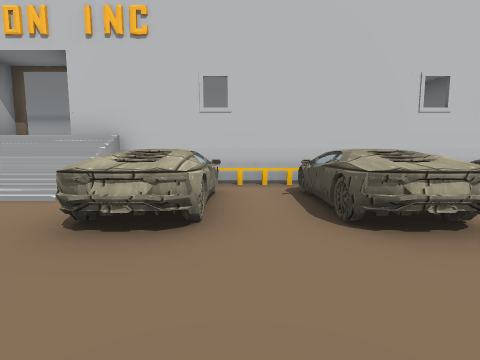
View 1 (above)

23 first-person views from a walk through a 3-D level made in the Unity game engine. The camera is 1.3 m above the floor, tilts 6° down and sees 85° across. The floor is counted in squares, 2 m on a side. Each view is taken from the middle of a square. On the plan, view 1 faces up. The plan holds only what a view shows up to about 9 squares ahead; the rest is blank. The place goes on beyond the plan. The player character is not drawn. Door leaves are left out, so doorways stand open. Some surface patterns are stand-ins.

View 2
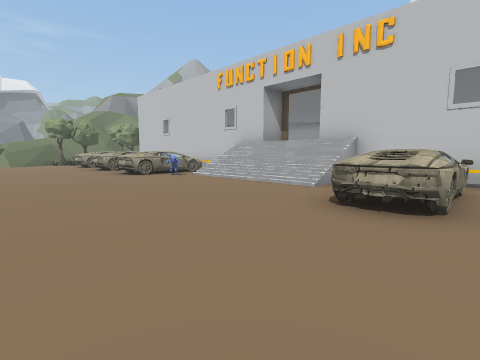

View 3
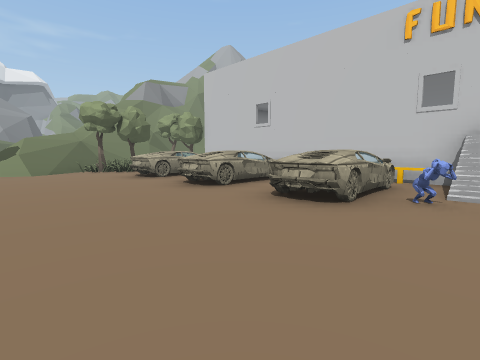

View 4
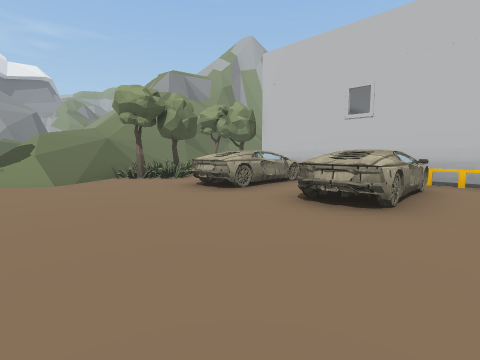

View 5
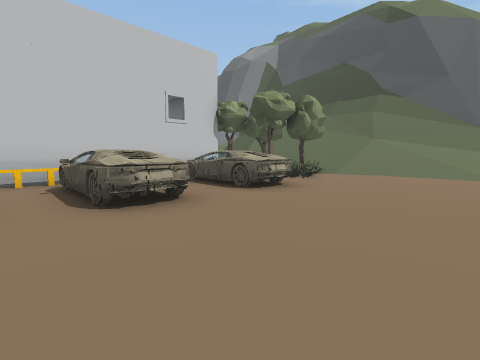

View 6
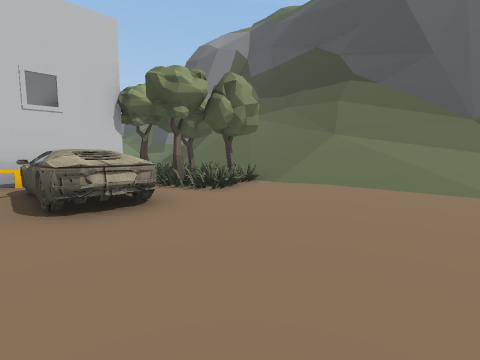

View 7
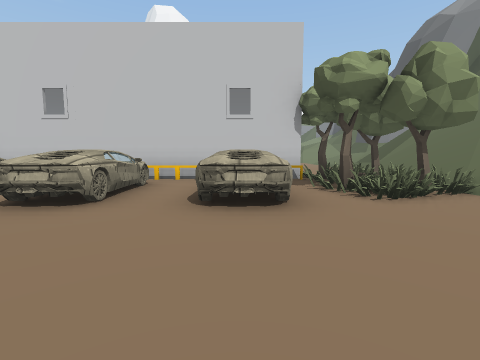

View 8
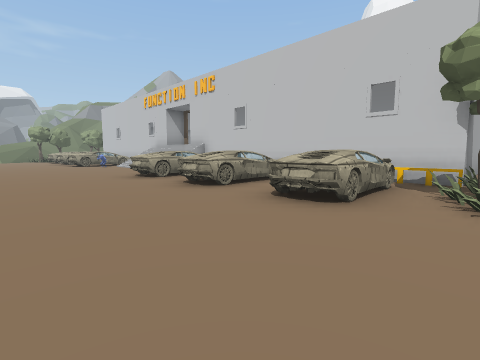

View 9
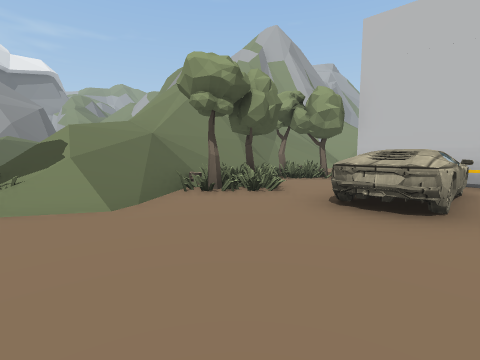

View 10
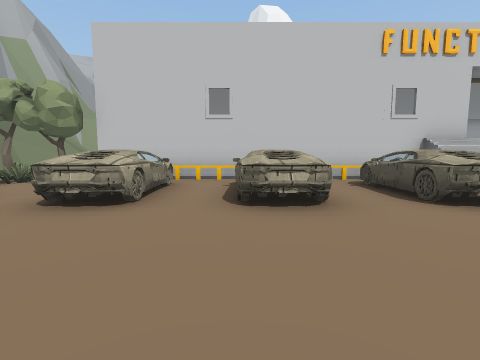

View 11
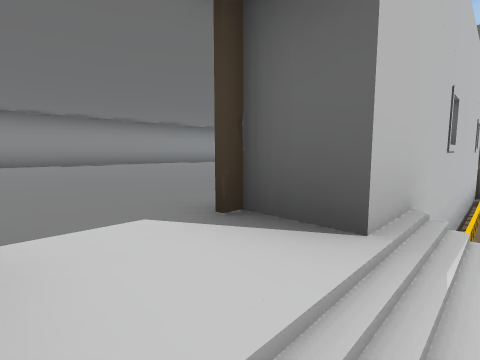

View 12
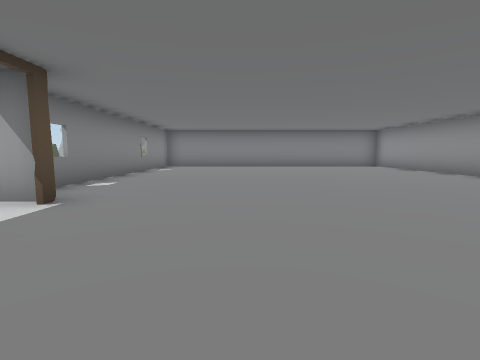

View 13
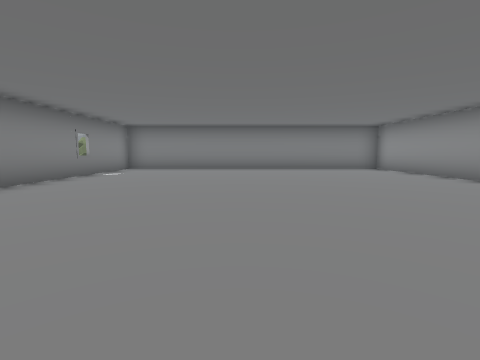

View 14
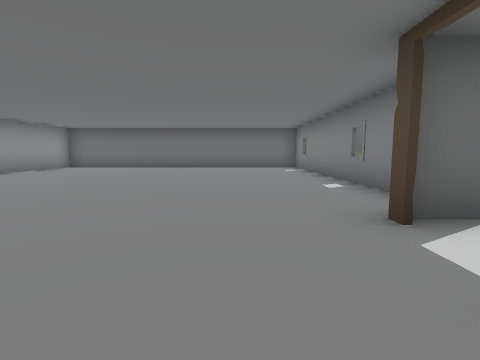

View 15
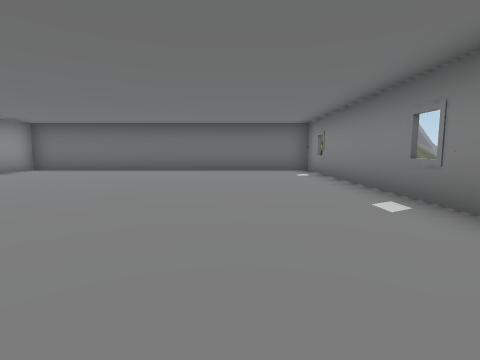

View 16
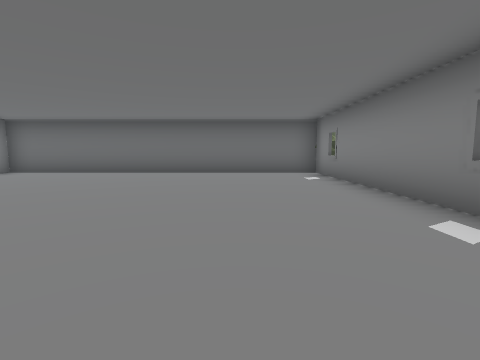

View 17
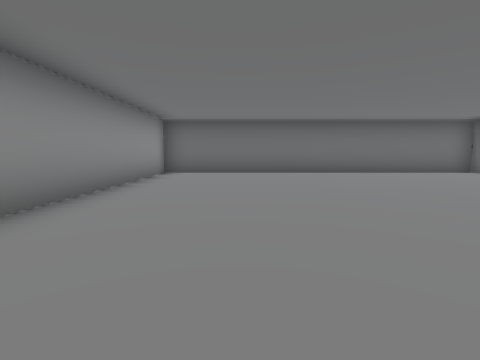

View 18
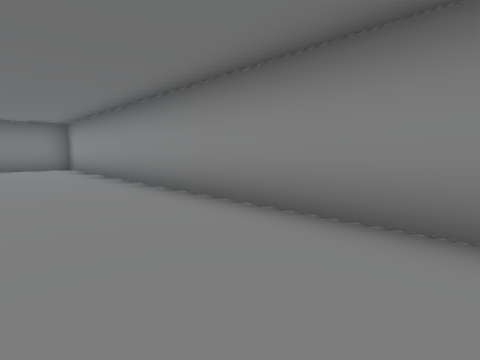

View 19
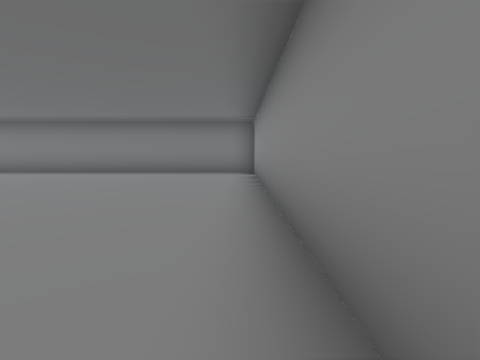

View 20
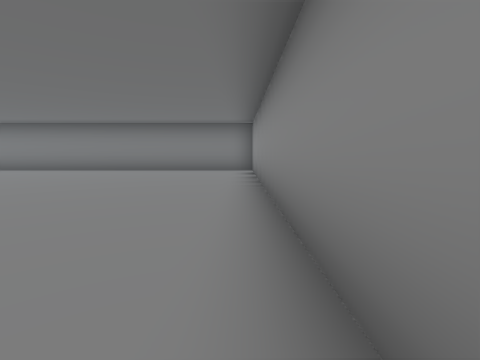

View 21
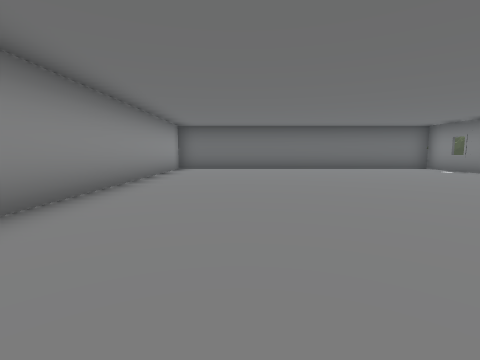

View 22
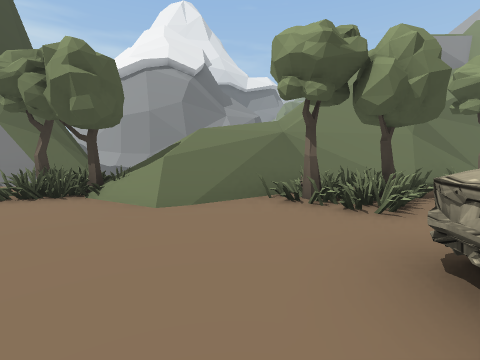

View 23
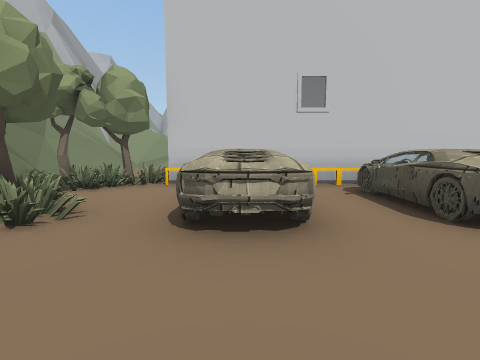

### Floor plan
Key: @ floor where view 1 was taken; # wall or solid block; . main floor; - floor 2 m lower than the main floor; / step, stairs or slope; D open door; = window, fence, low wall or low ledge; v drop or lower ground; C car; T tree; O other object.
Columns run from 17 left of view 1 to 10 right of it. Each row starts with its distance up from view 1.
 16   ######################
 15   #....................#
 14   #....................#
 13   #....................#
 12   #....................#
 11   #....................#
 10   #....................#
  9   #....................#
  8   #....................#  v
  7   ##........DD.........###v
  6 #TT#########DD#########T #v
  5 #TTO--O-O--////-O-O--O--T#v
  4 #---C-CC-C-////-C-CC-C-TT#v
  3 #T--C-CC-CC-----C-CC-C--T#v
  2 #T--C-CC-C------C-CC-C---=v
  1 #/----------------------- vv
  0  //--------------@------- vv
 -1  /----------------------- vv
 -2 #T
 -3 ##

Where each view was taken, in squares from view 1:
view 1: 0 up, 0 right, facing up
view 2: 1 down, 0 right, facing up-left
view 3: 1 down, 6 left, facing up-left
view 4: 1 down, 9 left, facing up-left
view 5: 1 down, 0 right, facing up-right
view 6: 1 down, 3 right, facing up-right
view 7: 1 down, 4 right, facing up
view 8: 1 down, 6 right, facing up-left
view 9: 1 down, 12 left, facing up-left
view 10: 1 down, 11 left, facing up
view 11: 5 up, 5 left, facing up-right
view 12: 9 up, 2 left, facing left
view 13: 10 up, 4 left, facing left
view 14: 8 up, 6 left, facing right
view 15: 8 up, 4 left, facing right
view 16: 8 up, 3 left, facing right
view 17: 13 up, 3 left, facing right
view 18: 13 up, 3 left, facing up-left
view 19: 15 up, 6 left, facing left
view 20: 15 up, 5 left, facing left
view 21: 13 up, 5 left, facing right
view 22: 1 up, 12 left, facing left
view 23: 0 up, 13 left, facing up
